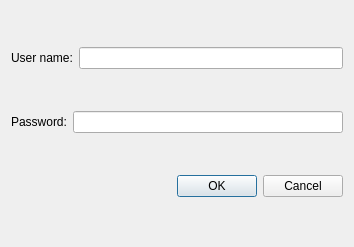
<?xml version="1.0" encoding="UTF-8"?>
<ui version="4.0">
 <class>Dialog</class>
 <widget class="QDialog" name="Dialog">
  <property name="geometry">
   <rect>
    <x>0</x>
    <y>0</y>
    <width>354</width>
    <height>247</height>
   </rect>
  </property>
  <property name="windowTitle">
   <string>Dialog</string>
  </property>
  <layout class="QVBoxLayout" name="verticalLayout">
   <item>
    <layout class="QHBoxLayout" name="horizontalLayout">
     <item>
      <widget class="QLabel" name="usernameLabel">
       <property name="text">
        <string>User name:</string>
       </property>
      </widget>
     </item>
     <item>
      <widget class="QLineEdit" name="usernameLineEdit"/>
     </item>
    </layout>
   </item>
   <item>
    <layout class="QHBoxLayout" name="horizontalLayout_2">
     <item>
      <widget class="QLabel" name="passwordLabel">
       <property name="text">
        <string>Password:</string>
       </property>
      </widget>
     </item>
     <item>
      <widget class="QLineEdit" name="passwordLineEdit"/>
     </item>
    </layout>
   </item>
   <item>
    <widget class="QDialogButtonBox" name="buttonBox">
     <property name="orientation">
      <enum>Qt::Horizontal</enum>
     </property>
     <property name="standardButtons">
      <set>QDialogButtonBox::Cancel|QDialogButtonBox::Ok</set>
     </property>
    </widget>
   </item>
  </layout>
 </widget>
 <resources/>
 <connections>
  <connection>
   <sender>buttonBox</sender>
   <signal>accepted()</signal>
   <receiver>Dialog</receiver>
   <slot>accept()</slot>
   <hints>
    <hint type="sourcelabel">
     <x>248</x>
     <y>254</y>
    </hint>
    <hint type="destinationlabel">
     <x>157</x>
     <y>274</y>
    </hint>
   </hints>
  </connection>
  <connection>
   <sender>buttonBox</sender>
   <signal>rejected()</signal>
   <receiver>Dialog</receiver>
   <slot>reject()</slot>
   <hints>
    <hint type="sourcelabel">
     <x>316</x>
     <y>260</y>
    </hint>
    <hint type="destinationlabel">
     <x>286</x>
     <y>274</y>
    </hint>
   </hints>
  </connection>
 </connections>
</ui>
